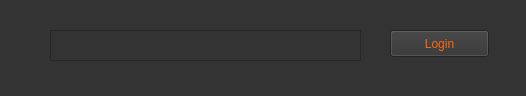
<?xml version="1.0" encoding="UTF-8"?>
<ui version="4.0">
 <class>MainWindow</class>
 <widget class="QMainWindow" name="MainWindow">
  <property name="geometry">
   <rect>
    <x>0</x>
    <y>0</y>
    <width>526</width>
    <height>96</height>
   </rect>
  </property>
  <property name="windowTitle">
   <string>MainWindow</string>
  </property>
  <property name="styleSheet">
   <string notr="true">background-color:#333;</string>
  </property>
  <widget class="QWidget" name="centralwidget">
   <widget class="QTextEdit" name="textEdit">
    <property name="geometry">
     <rect>
      <x>50</x>
      <y>30</y>
      <width>311</width>
      <height>31</height>
     </rect>
    </property>
    <property name="styleSheet">
     <string notr="true">QTextEdit{color: white}</string>
    </property>
   </widget>
   <widget class="QPushButton" name="pushButton">
    <property name="geometry">
     <rect>
      <x>390</x>
      <y>30</y>
      <width>99</width>
      <height>27</height>
     </rect>
    </property>
    <property name="styleSheet">
     <string notr="true">QPushButton {color:#FD670F}</string>
    </property>
    <property name="text">
     <string>Login</string>
    </property>
   </widget>
  </widget>
 </widget>
 <resources/>
 <connections>
  <connection>
   <sender>pushButton</sender>
   <signal>clicked()</signal>
   <receiver>MainWindow</receiver>
   <slot>onLoginBtnClicked()</slot>
   <hints>
    <hint type="sourcelabel">
     <x>443</x>
     <y>48</y>
    </hint>
    <hint type="destinationlabel">
     <x>375</x>
     <y>69</y>
    </hint>
   </hints>
  </connection>
 </connections>
 <slots>
  <slot>onLoginBtnClicked()</slot>
 </slots>
</ui>
